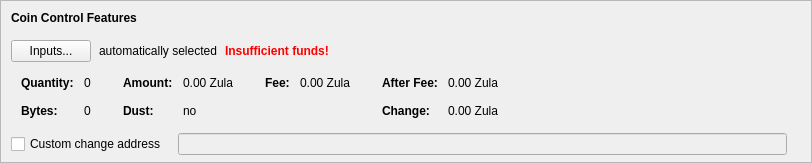
    <widget class="QFrame" name="frameCoinControl">
     <property name="sizePolicy">
      <sizepolicy hsizetype="Expanding" vsizetype="Expanding">
       <horstretch>0</horstretch>
       <verstretch>0</verstretch>
      </sizepolicy>
     </property>
     <property name="maximumSize">
      <size>
       <width>16777215</width>
       <height>16777215</height>
      </size>
     </property>
     <property name="frameShape">
      <enum>QFrame::StyledPanel</enum>
     </property>
     <property name="frameShadow">
      <enum>QFrame::Sunken</enum>
     </property>
     <layout class="QVBoxLayout" name="verticalLayoutCoinControl2">
      <property name="spacing">
       <number>0</number>
      </property>
      <property name="leftMargin">
       <number>0</number>
      </property>
      <property name="topMargin">
       <number>0</number>
      </property>
      <property name="rightMargin">
       <number>0</number>
      </property>
      <property name="bottomMargin">
       <number>6</number>
      </property>
      <item>
       <layout class="QVBoxLayout" name="verticalLayoutCoinControl" stretch="0,0,0,0,1">
        <property name="spacing">
         <number>0</number>
        </property>
        <property name="leftMargin">
         <number>10</number>
        </property>
        <property name="topMargin">
         <number>10</number>
        </property>
        <item>
         <layout class="QHBoxLayout" name="horizontalLayoutCoinControl1">
          <property name="bottomMargin">
           <number>15</number>
          </property>
          <item>
           <widget class="QLabel" name="labelCoinControlFeatures">
            <property name="sizePolicy">
             <sizepolicy hsizetype="Preferred" vsizetype="Maximum">
              <horstretch>0</horstretch>
              <verstretch>0</verstretch>
             </sizepolicy>
            </property>
            <property name="font">
             <font>
              <weight>75</weight>
              <bold>true</bold>
             </font>
            </property>
            <property name="styleSheet">
             <string notr="true">font-weight:bold;</string>
            </property>
            <property name="text">
             <string>Coin Control Features</string>
            </property>
           </widget>
          </item>
         </layout>
        </item>
        <item>
         <layout class="QHBoxLayout" name="horizontalLayoutCoinControl2" stretch="0,0,0,0">
          <property name="spacing">
           <number>8</number>
          </property>
          <property name="bottomMargin">
           <number>10</number>
          </property>
          <item>
           <widget class="QPushButton" name="pushButtonCoinControl">
            <property name="styleSheet">
             <string notr="true"/>
            </property>
            <property name="text">
             <string>Inputs...</string>
            </property>
            <property name="autoDefault">
             <bool>false</bool>
            </property>
           </widget>
          </item>
          <item>
           <widget class="QLabel" name="labelCoinControlAutomaticallySelected">
            <property name="text">
             <string>automatically selected</string>
            </property>
            <property name="margin">
             <number>5</number>
            </property>
           </widget>
          </item>
          <item>
           <widget class="QLabel" name="labelCoinControlInsuffFunds">
            <property name="font">
             <font>
              <weight>75</weight>
              <bold>true</bold>
             </font>
            </property>
            <property name="styleSheet">
             <string notr="true">color:red;font-weight:bold;</string>
            </property>
            <property name="text">
             <string>Insufficient funds!</string>
            </property>
            <property name="margin">
             <number>5</number>
            </property>
           </widget>
          </item>
          <item>
           <spacer name="horizontalSpacerCoinControl">
            <property name="orientation">
             <enum>Qt::Horizontal</enum>
            </property>
            <property name="sizeHint" stdset="0">
             <size>
              <width>40</width>
              <height>1</height>
             </size>
            </property>
           </spacer>
          </item>
         </layout>
        </item>
        <item>
         <widget class="QWidget" name="widgetCoinControl" native="true">
          <property name="sizePolicy">
           <sizepolicy hsizetype="Preferred" vsizetype="Preferred">
            <horstretch>0</horstretch>
            <verstretch>0</verstretch>
           </sizepolicy>
          </property>
          <property name="minimumSize">
           <size>
            <width>0</width>
            <height>0</height>
           </size>
          </property>
          <property name="styleSheet">
           <string notr="true"/>
          </property>
          <layout class="QHBoxLayout" name="horizontalLayoutCoinControl5">
           <property name="leftMargin">
            <number>0</number>
           </property>
           <property name="topMargin">
            <number>0</number>
           </property>
           <property name="rightMargin">
            <number>0</number>
           </property>
           <property name="bottomMargin">
            <number>0</number>
           </property>
           <item>
            <layout class="QHBoxLayout" name="horizontalLayoutCoinControl3" stretch="0,0,0,1">
             <property name="spacing">
              <number>20</number>
             </property>
             <property name="topMargin">
              <number>0</number>
             </property>
             <property name="bottomMargin">
              <number>10</number>
             </property>
             <item>
              <layout class="QFormLayout" name="formLayoutCoinControl1">
               <property name="horizontalSpacing">
                <number>10</number>
               </property>
               <property name="verticalSpacing">
                <number>14</number>
               </property>
               <property name="leftMargin">
                <number>10</number>
               </property>
               <property name="topMargin">
                <number>4</number>
               </property>
               <property name="rightMargin">
                <number>6</number>
               </property>
               <item row="0" column="0">
                <widget class="QLabel" name="labelCoinControlQuantityText">
                 <property name="font">
                  <font>
                   <weight>75</weight>
                   <bold>true</bold>
                  </font>
                 </property>
                 <property name="text">
                  <string>Quantity:</string>
                 </property>
                 <property name="margin">
                  <number>0</number>
                 </property>
                </widget>
               </item>
               <item row="0" column="1">
                <widget class="QLabel" name="labelCoinControlQuantity">
                 <property name="cursor">
                  <cursorShape>IBeamCursor</cursorShape>
                 </property>
                 <property name="contextMenuPolicy">
                  <enum>Qt::ActionsContextMenu</enum>
                 </property>
                 <property name="text">
                  <string notr="true">0</string>
                 </property>
                 <property name="margin">
                  <number>0</number>
                 </property>
                 <property name="textInteractionFlags">
                  <set>Qt::LinksAccessibleByMouse|Qt::TextSelectableByKeyboard|Qt::TextSelectableByMouse</set>
                 </property>
                </widget>
               </item>
               <item row="1" column="0">
                <widget class="QLabel" name="labelCoinControlBytesText">
                 <property name="font">
                  <font>
                   <weight>75</weight>
                   <bold>true</bold>
                  </font>
                 </property>
                 <property name="text">
                  <string>Bytes:</string>
                 </property>
                </widget>
               </item>
               <item row="1" column="1">
                <widget class="QLabel" name="labelCoinControlBytes">
                 <property name="cursor">
                  <cursorShape>IBeamCursor</cursorShape>
                 </property>
                 <property name="contextMenuPolicy">
                  <enum>Qt::ActionsContextMenu</enum>
                 </property>
                 <property name="text">
                  <string notr="true">0</string>
                 </property>
                 <property name="textInteractionFlags">
                  <set>Qt::LinksAccessibleByMouse|Qt::TextSelectableByKeyboard|Qt::TextSelectableByMouse</set>
                 </property>
                </widget>
               </item>
              </layout>
             </item>
             <item>
              <layout class="QFormLayout" name="formLayoutCoinControl2">
               <property name="horizontalSpacing">
                <number>10</number>
               </property>
               <property name="verticalSpacing">
                <number>14</number>
               </property>
               <property name="leftMargin">
                <number>6</number>
               </property>
               <property name="topMargin">
                <number>4</number>
               </property>
               <property name="rightMargin">
                <number>6</number>
               </property>
               <item row="0" column="0">
                <widget class="QLabel" name="labelCoinControlAmountText">
                 <property name="font">
                  <font>
                   <weight>75</weight>
                   <bold>true</bold>
                  </font>
                 </property>
                 <property name="text">
                  <string>Amount:</string>
                 </property>
                 <property name="margin">
                  <number>0</number>
                 </property>
                </widget>
               </item>
               <item row="0" column="1">
                <widget class="QLabel" name="labelCoinControlAmount">
                 <property name="cursor">
                  <cursorShape>IBeamCursor</cursorShape>
                 </property>
                 <property name="contextMenuPolicy">
                  <enum>Qt::ActionsContextMenu</enum>
                 </property>
                 <property name="text">
                  <string notr="true">0.00 Zula</string>
                 </property>
                 <property name="textInteractionFlags">
                  <set>Qt::LinksAccessibleByMouse|Qt::TextSelectableByKeyboard|Qt::TextSelectableByMouse</set>
                 </property>
                </widget>
               </item>
               <item row="1" column="0">
                <widget class="QLabel" name="labelCoinControlLowOutputText">
                 <property name="font">
                  <font>
                   <weight>75</weight>
                   <bold>true</bold>
                  </font>
                 </property>
                 <property name="text">
                  <string>Dust:</string>
                 </property>
                </widget>
               </item>
               <item row="1" column="1">
                <widget class="QLabel" name="labelCoinControlLowOutput">
                 <property name="cursor">
                  <cursorShape>IBeamCursor</cursorShape>
                 </property>
                 <property name="contextMenuPolicy">
                  <enum>Qt::ActionsContextMenu</enum>
                 </property>
                 <property name="text">
                  <string notr="true">no</string>
                 </property>
                 <property name="textInteractionFlags">
                  <set>Qt::LinksAccessibleByMouse|Qt::TextSelectableByKeyboard|Qt::TextSelectableByMouse</set>
                 </property>
                </widget>
               </item>
              </layout>
             </item>
             <item>
              <layout class="QFormLayout" name="formLayoutCoinControl3">
               <property name="horizontalSpacing">
                <number>10</number>
               </property>
               <property name="verticalSpacing">
                <number>14</number>
               </property>
               <property name="leftMargin">
                <number>6</number>
               </property>
               <property name="topMargin">
                <number>4</number>
               </property>
               <property name="rightMargin">
                <number>6</number>
               </property>
               <item row="0" column="0">
                <widget class="QLabel" name="labelCoinControlFeeText">
                 <property name="font">
                  <font>
                   <weight>75</weight>
                   <bold>true</bold>
                  </font>
                 </property>
                 <property name="text">
                  <string>Fee:</string>
                 </property>
                 <property name="margin">
                  <number>0</number>
                 </property>
                </widget>
               </item>
               <item row="0" column="1">
                <widget class="QLabel" name="labelCoinControlFee">
                 <property name="cursor">
                  <cursorShape>IBeamCursor</cursorShape>
                 </property>
                 <property name="contextMenuPolicy">
                  <enum>Qt::ActionsContextMenu</enum>
                 </property>
                 <property name="text">
                  <string notr="true">0.00 Zula</string>
                 </property>
                 <property name="textInteractionFlags">
                  <set>Qt::LinksAccessibleByMouse|Qt::TextSelectableByKeyboard|Qt::TextSelectableByMouse</set>
                 </property>
                </widget>
               </item>
             </layout>
             </item>
             <item>
              <layout class="QFormLayout" name="formLayoutCoinControl4">
               <property name="horizontalSpacing">
                <number>10</number>
               </property>
               <property name="verticalSpacing">
                <number>14</number>
               </property>
               <property name="leftMargin">
                <number>6</number>
               </property>
               <property name="topMargin">
                <number>4</number>
               </property>
               <property name="rightMargin">
                <number>6</number>
               </property>
               <item row="0" column="0">
                <widget class="QLabel" name="labelCoinControlAfterFeeText">
                 <property name="font">
                  <font>
                   <weight>75</weight>
                   <bold>true</bold>
                  </font>
                 </property>
                 <property name="text">
                  <string>After Fee:</string>
                 </property>
                 <property name="margin">
                  <number>0</number>
                 </property>
                </widget>
               </item>
               <item row="0" column="1">
                <widget class="QLabel" name="labelCoinControlAfterFee">
                 <property name="cursor">
                  <cursorShape>IBeamCursor</cursorShape>
                 </property>
                 <property name="contextMenuPolicy">
                  <enum>Qt::ActionsContextMenu</enum>
                 </property>
                 <property name="text">
                  <string notr="true">0.00 Zula</string>
                 </property>
                 <property name="textInteractionFlags">
                  <set>Qt::LinksAccessibleByMouse|Qt::TextSelectableByKeyboard|Qt::TextSelectableByMouse</set>
                 </property>
                </widget>
               </item>
               <item row="1" column="0">
                <widget class="QLabel" name="labelCoinControlChangeText">
                 <property name="font">
                  <font>
                   <weight>75</weight>
                   <bold>true</bold>
                  </font>
                 </property>
                 <property name="text">
                  <string>Change:</string>
                 </property>
                </widget>
               </item>
               <item row="1" column="1">
                <widget class="QLabel" name="labelCoinControlChange">
                 <property name="cursor">
                  <cursorShape>IBeamCursor</cursorShape>
                 </property>
                 <property name="contextMenuPolicy">
                  <enum>Qt::ActionsContextMenu</enum>
                 </property>
                 <property name="text">
                  <string notr="true">0.00 Zula</string>
                 </property>
                 <property name="textInteractionFlags">
                  <set>Qt::LinksAccessibleByMouse|Qt::TextSelectableByKeyboard|Qt::TextSelectableByMouse</set>
                 </property>
                </widget>
               </item>
              </layout>
             </item>
            </layout>
           </item>
          </layout>
         </widget>
        </item>
        <item>
         <layout class="QHBoxLayout" name="horizontalLayoutCoinControl4" stretch="0,0,0">
          <property name="spacing">
           <number>12</number>
          </property>
          <property name="sizeConstraint">
           <enum>QLayout::SetDefaultConstraint</enum>
          </property>
          <property name="topMargin">
           <number>5</number>
          </property>
          <property name="rightMargin">
           <number>5</number>
          </property>
          <item>
           <widget class="QCheckBox" name="checkBoxCoinControlChange">
            <property name="toolTip">
             <string>If this is activated, but the change address is empty or invalid, change will be sent to a newly generated address.</string>
            </property>
            <property name="text">
             <string>Custom change address</string>
            </property>
           </widget>
          </item>
          <item>
           <widget class="QValidatedLineEdit" name="lineEditCoinControlChange">
            <property name="enabled">
             <bool>false</bool>
            </property>
            <property name="sizePolicy">
             <sizepolicy hsizetype="Expanding" vsizetype="Fixed">
              <horstretch>0</horstretch>
              <verstretch>0</verstretch>
             </sizepolicy>
            </property>
           </widget>
          </item>
          <item>
           <widget class="QLabel" name="labelCoinControlChangeLabel">
            <property name="sizePolicy">
             <sizepolicy hsizetype="Preferred" vsizetype="Expanding">
              <horstretch>0</horstretch>
              <verstretch>0</verstretch>
             </sizepolicy>
            </property>
            <property name="minimumSize">
             <size>
              <width>0</width>
              <height>0</height>
             </size>
            </property>
            <property name="text">
             <string/>
            </property>
            <property name="margin">
             <number>3</number>
            </property>
           </widget>
          </item>
         </layout>
        </item>
        <item>
         <spacer name="verticalSpacerCoinControl">
          <property name="orientation">
           <enum>Qt::Vertical</enum>
          </property>
          <property name="sizeHint" stdset="0">
           <size>
            <width>800</width>
            <height>1</height>
           </size>
          </property>
         </spacer>
        </item>
       </layout>
      </item>
     </layout>
    </widget>
